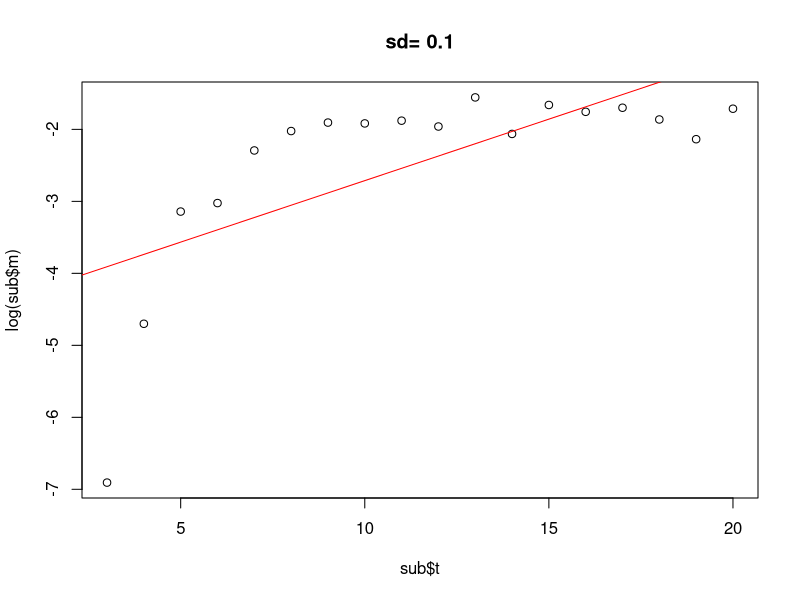
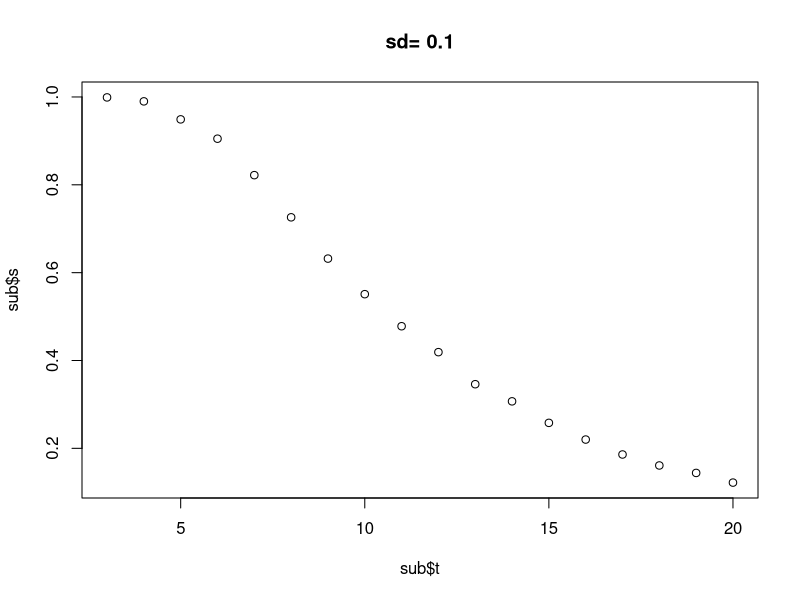
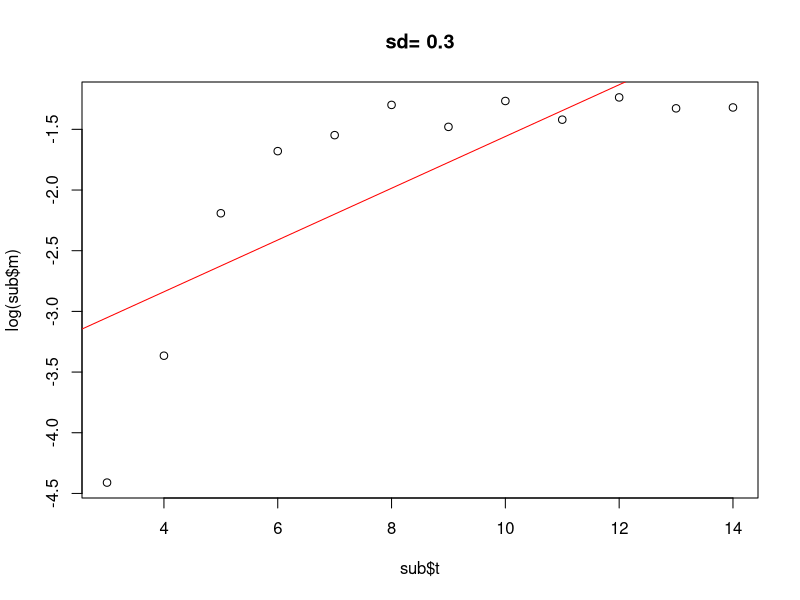
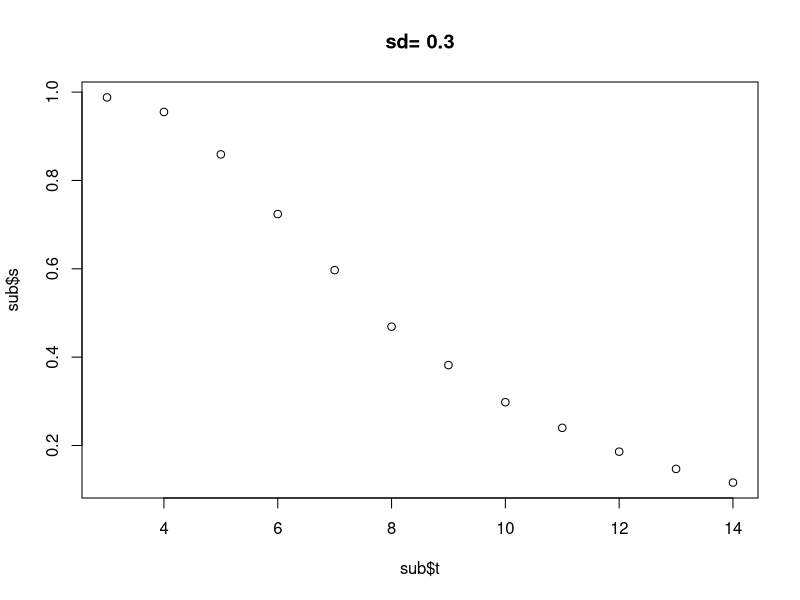
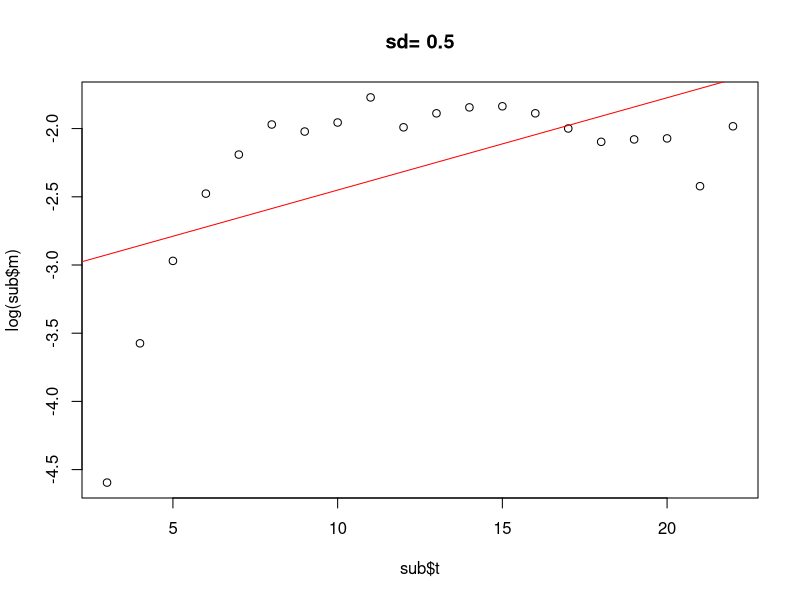
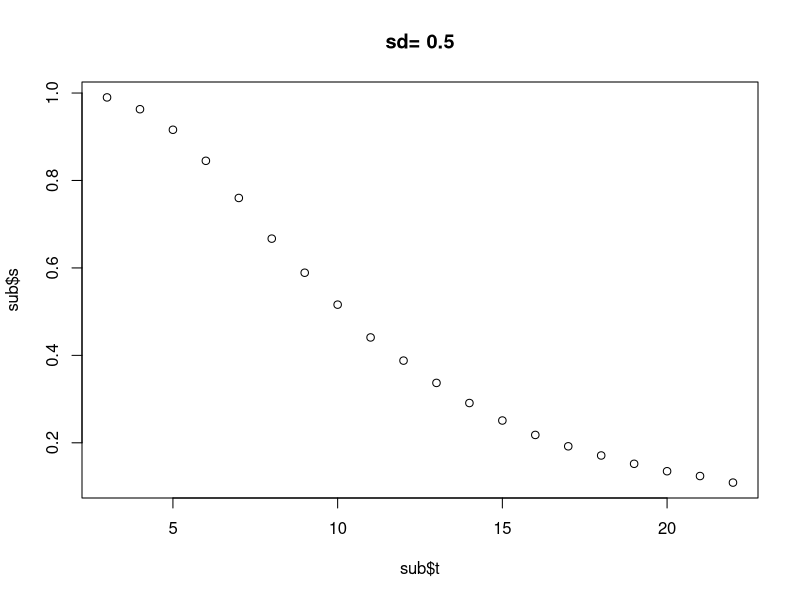
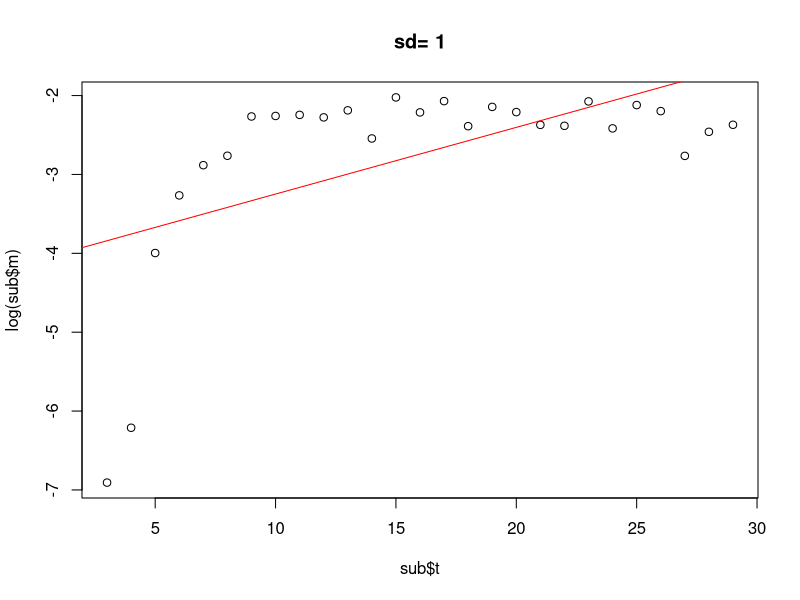
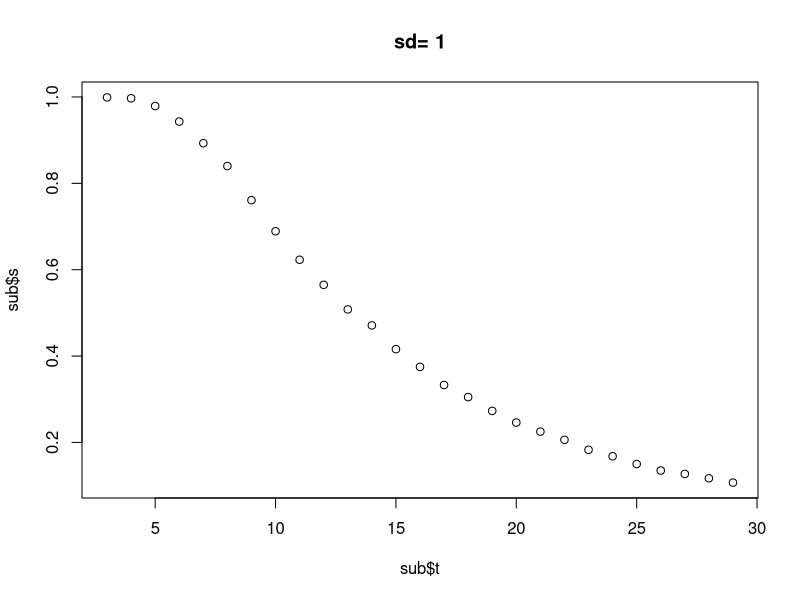

The R source for these figures, in order:
# Feb 2, 2010
# use normal distribution for exponential rates
# Plan:
# simulated the life span of each component
# the maximal age is the life span of the system
# repeat for all systems

rm(list=ls());

calculate.s.m = function( lifespan ){
   my.data = sort( lifespan[!is.na(lifespan)] );
   deathFreq       = table( my.data )
   deathCumulative = deathFreq
   for( i in 2:length(deathFreq)) {
        deathCumulative[i] = deathCumulative[i-1] + deathCumulative[i]                
   }
   tot = length(my.data)
   s = 1 - deathCumulative/tot
   currentLive  = tot - deathCumulative        
   m =  deathFreq / currentLive; 

   #list( s=s, t=unique(my.data));
   ret = data.frame( cbind(s, m, unique(my.data)));
   names(ret) = c("s", "m", "t");
   ret;
}


n = 50; # numOfComponents
Npop = 1E3; # numOfSystems 

mymean = 0.1; 
mysds = c(0.1, 0.3, 0.5, 1, 1.3, 1.5);


for ( mysd in mysds) { 
#mu.vec = rlnorm(n, mean=2, sd=2) #linear m ~ t
mu.vec = rlnorm(n, mean=0.2, sd=1) #sigmoidal s, and m

#mu.vec = rlnorm(n, mean=0.2, sd=0.2) #linear m ~ t, smaller variance -> more linear
#mu.vec = rlnorm(n, mean=0.1, sd=2)  #larger variance, linear log(m) ~ t!!!YES.
#mu.vec = rlnorm(n, mean=0.1, sd=2)  #larger variance, linear log(m) ~ t!!!YES.
#mu.vec = rlnorm(n, mean=1, sd=25)  #larger variance, linear log(m) ~ t!!!YES.
#mu.vec = rlnorm(n, mean=0.1, sd=5)  #larger variance, linear log(m) ~ t!!!YES.

SystemAges = numeric(100);

for( i in 1: Npop){
 componentAges =  rexp(n, rate=mu.vec);
 summary(componentAges);
 SystemAges[i] = floor( max(componentAges) + 0.5 );   #extreme value distribution??
}


tb = calculate.s.m( SystemAges )
#sub = tb[1:floor(length(tb[,1])/4), ]
sub = tb[ tb$s > 0.10, ]
#with( sub, plot( m ~ t))
#with( sub, plot( s~ t ))

sub$m[sub$m==0] = NA;  #remove zero for log operations
plot (log(sub$m) ~ sub$t, main = paste("sd=", mysd) ) #plot the mortality ~ age
#m = with( sub, lm( log(m) ~ t) ); # linear regression
m = lm( log(sub$m) ~ sub$t )

abline(m, col="red")
summary(lm( log(sub$m) ~ sub$t))

plot( sub$s ~ sub$t, main=paste("sd=", mysd) )
}
